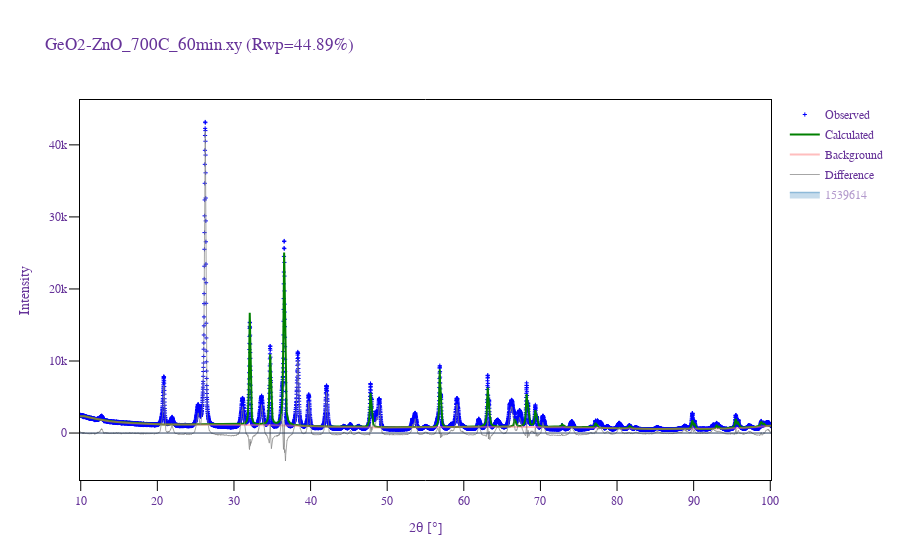

Notebook source saved alongside this figure:
### Markdown cell above
### 3.4 Visualize Refinement Result

### Code cell
# ========== VISUALIZE REFINEMENT ==========
if 'refinement_result' in locals():
    print(f"{'='*70}")
    print(f"📊 REFINEMENT VISUALIZATION")
    print(f"{'='*70}")
    print(f"Rwp: {refinement_result.lst_data.rwp:.2f}%\n")
    
    # Visualize - explicitly show the figure
    fig = refinement_result.visualize()
    fig.show()
    
    # Extract refined phase information
    print(f"\n{'='*70}")
    print(f"📋 REFINED PHASES - DETAILED INFORMATION")
    print(f"{'='*70}")
    
    # Build a mock search result for the helper function
    class MockSearchResult:
        def __init__(self, refinement_result, phase_paths):
            self.refinement_result = refinement_result
            # Convert paths to phase objects
            class MockPhase:
                def __init__(self, path):
                    self.path = path
            self.phases = [[MockPhase(p)] for p in phase_paths]
    
    mock_result = MockSearchResult(refinement_result, selected_phases)
    refined_phase_details = extract_phase_info(mock_result)
    
    if not refined_phase_details.empty:
        display(refined_phase_details)
        
        # Save to CSV
        csv_path = reports_dir / f"refined_solution_{REFINE_SOLUTION}_phases.csv"
        refined_phase_details.to_csv(csv_path, index=False)
        print(f"\n💾 Refined phase information saved to: {csv_path}")
else:
    print("⚠️  No refinement result available. Run refinement first.")

### Figure 1 — Plotly figure (JSON) as saved in the notebook; plotly's stock layout.template omitted (floating-point values rounded to 4 significant figures; data arrays with more than 128 entries replaced by an {"elided": "..."} marker saying what was removed)
{"data": [{"marker": {"color": "blue", "size": 3, "symbol": "cross-thin-open"}, "mode": "markers", "name": "Observed", "type": "scatter", "x": {"elided": "8301 float values"}, "y": {"elided": "8301 int values"}}, {"line": {"color": "green", "width": 2}, "mode": "lines", "name": "Calculated", "type": "scatter", "x": {"elided": "8301 float values"}, "y": {"elided": "8301 float values"}}, {"line": {"color": "#FF7F7F", "width": 2}, "mode": "lines", "name": "Background", "opacity": 0.5, "type": "scatter", "x": {"elided": "8301 float values"}, "y": {"elided": "8301 float values"}}, {"hoverinfo": "skip", "line": {"color": "#808080", "width": 1}, "mode": "lines", "name": "Difference", "opacity": 0.7, "type": "scatter", "x": {"elided": "8301 float values"}, "y": {"elided": "8301 float values"}}, {"hoverinfo": "none", "legendgroup": "1539614", "line": {"color": "#1f77b4", "width": 0}, "mode": "lines", "showlegend": false, "type": "scatter", "x": {"elided": "8301 float values"}, "y": {"elided": "8301 float values"}}, {"fill": "tonexty", "legendgroup": "1539614", "line": {"color": "#1f77b4", "width": 1.5}, "mode": "lines", "name": "1539614", "type": "scatter", "visible": "legendonly", "x": {"elided": "8301 float values"}, "y": {"elided": "8301 float values"}}, {"hovertemplate": "%{text}", "legendgroup": "1539614", "marker": {"color": "#1f77b4", "size": 5, "symbol": 142}, "mode": "markers", "name": "1539614", "showlegend": false, "text": ["31.90, 4032.47", "34.55, 3149.75", "36.38, 7818.07", "47.65, 1699.40", "56.69, 2388.56", "62.95, 2158.45", "66.45, 326.88", "68.03, 1868.72", "69.16, 946.15", "72.65, 160.63", "77.02, 295.65", "81.45, 162.39", "89.65, 613.73", "92.81, 206.75", "95.32, 675.07", "98.64, 381.32"], "type": "scatter", "visible": "legendonly", "x": [31.9, 34.55, 36.38, 47.65, 56.69, 62.95, 66.45, 68.03, 69.16, 72.65, 77.02, 81.45, 89.65, 92.81, 95.32, 98.64], "y": [-8317.0, -8317.0, -8317.0, -8317.0, -8317.0, -8317.0, -8317.0, -8317.0, -8317.0, -8317.0, -8317.0, -8317.0, -8317.0, -8317.0, -8317.0, -8317.0]}], "layout": {"autosize": true, "font": {"color": "RebeccaPurple", "family": "Arial, sans-serif"}, "legend": {"title": {"text": ""}, "tracegroupgap": 1}, "plot_bgcolor": "white", "shapes": [{"line": {"width": 1}, "type": "line", "x0": 0, "x1": 1, "xref": "x domain", "y0": 0, "y1": 0, "yref": "y"}], "title": {"text": "GeO2-ZnO_700C_60min.xy (Rwp=44.89%)"}, "xaxis": {"linecolor": "black", "linewidth": 1, "mirror": true, "range": [9.903, 100.1], "showline": true, "tickcolor": "black", "ticklen": 10, "ticks": "outside", "tickwidth": 1, "title": {"text": "2θ [°]"}}, "yaxis": {"linecolor": "black", "linewidth": 1, "mirror": true, "showline": true, "tickcolor": "black", "ticklen": 10, "ticks": "outside", "tickwidth": 1, "title": {"text": "Intensity"}}}}
